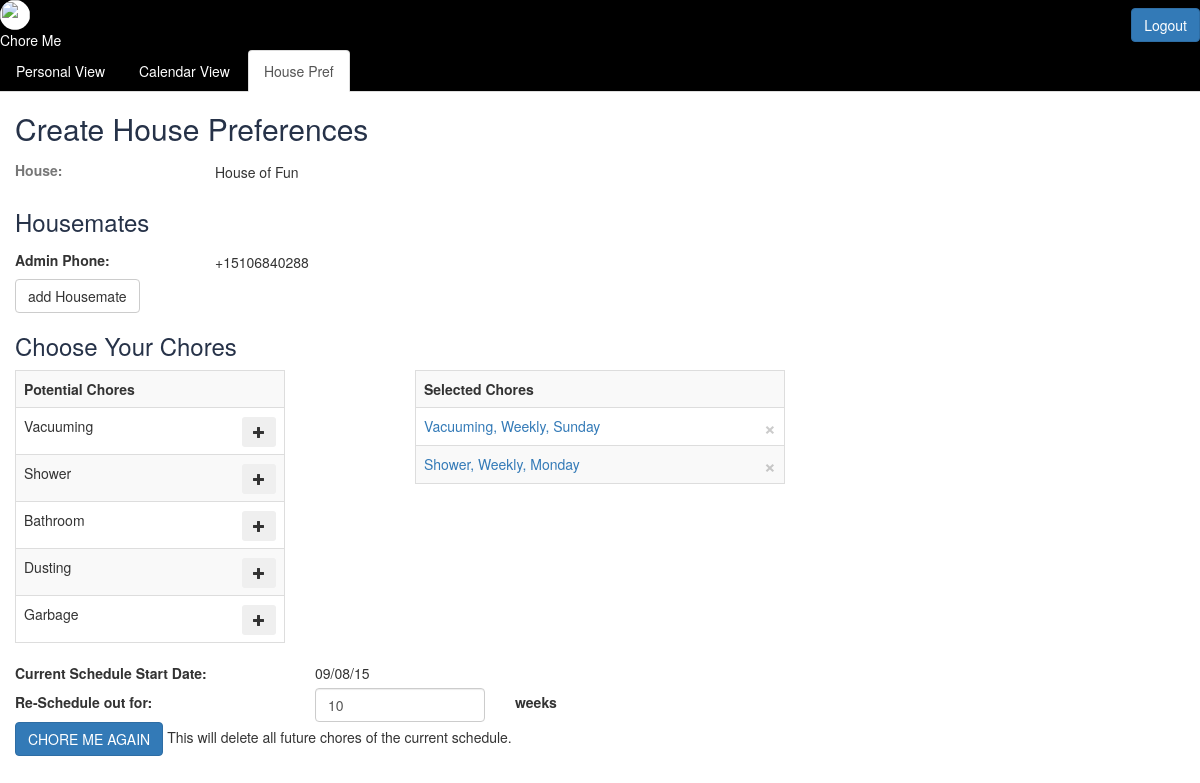
Page /create_house_pref (signed in) on the committed database.
### model.py (models this page shows, shortened)
class House(db.Model):
    __tablename__ = "house"
    id = db.Column(db.Integer, primary_key=True, autoincrement=True)
    name = db.Column(db.String(64), nullable=False, unique=True)
    start_date = db.Column(db.DateTime, nullable=False, default=datetime.now())
    num_weeks = db.Column(db.Integer, nullable=False)

class User(db.Model):
    __tablename__ = "user"
    id = db.Column(db.Integer, primary_key=True, autoincrement=True)
    house_id = db.Column(db.Integer, db.ForeignKey('house.id'), nullable=True)
    username = db.Column(db.String(64), nullable=True, unique=True)
    password = db.Column(db.String(64), nullable=True)
    phone = db.Column(db.String(12), nullable=False)
    is_admin = db.Column(db.Boolean, nullable=False, default=False)
    house = db.relationship("House",
                           backref=db.backref("users", order_by=id))

class Chore(db.Model):
    __tablename__ = "chore"
    id = db.Column(db.Integer, primary_key=True, autoincrement=True)
    name = db.Column(db.String(64), nullable=False)
    icon = db.Column(db.String(500), nullable=True)  #500 limit in case i want to do img urls and they are long

class HouseChore(db.Model):
    __tablename__ = "house_chore"
    id = db.Column(db.Integer, primary_key=True, autoincrement=True)
    house_id = db.Column(db.Integer, db.ForeignKey('house.id'), nullable=True)
    chore_id = db.Column(db.Integer, db.ForeignKey('chore.id'), nullable=False)
    day = db.Column(db.String(9), nullable=False)
    week_freq = db.Column(db.Integer, nullable=False)
    house = db.relationship("House",
                           backref=db.backref("house_chores", order_by=id))
    chore = db.relationship("Chore",
                           backref=db.backref("house_chores", order_by=id))

### server.py (the view)
@app.route("/create_house_pref", methods=['POST','GET'])
def create_house_pref():
    chore_objs = Chore.query.all()
    admin_phone = User.query.get(session['user_id']).phone
    try:
        session["house_id"]
        house_name = House.query.get(session["house_id"]).name
        admin_phone = User.query.filter(User.house_id==session['house_id'], User.is_admin==1).one().phone
        housemates_list = User.query.filter(User.house_id==session['house_id'], User.is_admin==0).all()
        housechores_list = HouseChore.query.filter(HouseChore.house_id==session['house_id']).all()
        house_start_date = House.query.get(session["house_id"]).start_date
        house_num_weeks = House.query.get(session["house_id"]).num_weeks
        return render_template('create_house_pref.html', chore_objs=chore_objs,
                                                         house_name=house_name,
                                                         admin_phone=admin_phone,
                                                         housemates_list=housemates_list,
                                                         housechores_list=housechores_list,
                                                         house_start_date=datetime.datetime.strftime(house_start_date, "%m/%d/%y"),
                                                         house_num_weeks=house_num_weeks
                                                         )
    except KeyError:
        pass
    except TypeError:
        pass
    return render_template('create_house_pref.html', chore_objs=chore_objs,
                                                     admin_phone=admin_phone)

### templates/create_house_pref.html (shortened to what this page needs)
{% extends 'base.html' %}
{% block content %}
	<form method="POST" name="house_pref_form" id="house_pref_form" class="form-signin">
		<h2 class="form-signin-heading text-muted">Create House Preferences</h2>
	    <div class="row">
	    	<div class="house-name">
		    	<label class="col-xs-2 control-label text-muted">House:</label>
		    	{% if house_name %}
			    	<p class="col-xs-6 form-control-static" name="house_name">
			    		{{ house_name }}
			    	</p>
		    	{% else %}
			    	<div class="col-xs-6">
			    		<input type="text" name="house_name" placeholder="Monkey House" value="House of Fun" required class="form-control">
			    	</div>
			    {% endif %}
			    <div class= "col-xs-4">
			    </div>
			</div>
		</div>
	    <h3 class="form-signin-heading text-muted">Housemates</h3>
	    <div class="row">
	    	<div class="admin-phone">
		    	<label class="col-xs-2 control-label">Admin Phone:</label>
		    	<p name="admin_phone" class="col-xs-6 form-control-static">{{ admin_phone }}</p>
		    </div>
		</div>
	    	<button class="btn btn-default" id="add-phone-button" name="add-phone-button">add Housemate</button>
	    <h3 class="form-signin-heading text-muted">Choose Your Chores</h3>
	    	<div class="row">
	    		<div class="col-xs-3">
					<table class="table table-striped table-bordered">
						<tr>
							<th>Potential Chores</th>
						</tr>
					    {% for chore in chore_objs %}
						    <tr id="chore-potentials">
						    	<td>
						    		<div class="chore-potentials-row">
							    		<span>{{ chore.name }}</span>
							    		<button type="button" name= "add_chore_button" class="btn btn-sm add-chore-button glyphicon glyphicon-plus">
							    		</button>
							    	</div>
						    	</td>
						    </tr>
					    {% endfor %}
					</table>
				</div>
				<div class="col-xs-1"></div>
				<div class="col-xs-4">
					<table class="table table-striped table-bordered" id="chore-selected">
						{% set lookup = {
										1: "Weekly",
										2: "Bi-Weekly",
										3: "Every 3 Weeks",
										4: "Every 4 Weeks"
										}
						%}
						<tr>
							<th>Selected Chores</th>
						</tr>
						{% if house_name %}
							{% for house_chore in housechores_list %}
							<tr>
								<td>
									<a href= "#", data-target= '#myModal', data-toggle= 'modal', id= '{{ house_chore.chore.name }}', class= "housechore">
												{{ house_chore.chore.name }}, {{ lookup[house_chore.week_freq] }}, {{ house_chore.day }}
									</a>
									<button type="button" name= "remove_chore_button" class="close" aria-label="Close"><span aria-hidden="true">&times;</span></button>
								</td>
							</tr>
							{% endfor %}
						{% endif %}
					</table>
					</div>
			</div>
			{% if house_name %}
				<div class="row">
					<label class="col-xs-3 control-label">Current Schedule Start Date: </label>
					<div class="col-xs-2">
						<span class="form-control-static">{{ house_start_date }}</span>
					</div>
				</div>
				<div class="row">
					<div class="schedule-length">
						<div class="col-xs-3">
							<label class="control-label">Re-Schedule out for:</label>
						</div>
						<div class="col-xs-2">
							<input type="number" min="1" max="52" name="num_weeks" value="{{ house_num_weeks }}"required class="form-control">
						</div>
						<div class="col-xs-3">
							<label class="control-label">weeks</label>
						</div>
					</div>
				</div>
				<input type="submit" class="btn btn-primary" name="recreate_chores" onclick="document.pressed=this.value" value="CHORE ME AGAIN">
				This will delete all future chores of the current schedule.
				<br>
			{% endif %}
	</form>
{% endblock %}

### templates/base.html (shortened to what this page needs)
<!doctype html>
<html>
<head>
  <link href="https://maxcdn.bootstrapcdn.com/bootstrap/3.3.4/css/bootstrap.min.css" rel="stylesheet">
  <link rel="stylesheet" type="text/css" href="/static/css/styles.css">
</head>
<body>
  <div class="mypage-header">
    <div class="header-contents">
    <div>
      <img id="logo" class="img-circle" src="http://cdn.flaticon.com/png/256/40629.png">
      <div>Chore Me</div>
    </div>
      {% if session['user_id'] %}
      <input id="logout-button" class="btn btn-primary pull-right" type="button" onclick="location.href='/logout';" value="Logout">
      {% endif %}
    </div>
      {% if session['user_id'] %}
        <ul class="nav nav-tabs">
          <li role="presentation" id="personal_tab">
            <a class="nav-tab-item" href="/personal_view">Personal View
            </a>
          </li>
          <li role="presentation" id="calendar_tab">
            <a class="nav-tab-item" href="/calendar_view">Calendar View
            </a>
          </li>
          <li role="presentation" id="house_pref_tab">
            <a class="nav-tab-item" href='/create_house_pref'>House Pref
            </a>
          </li>
        </ul>
      {% endif %}
  </div>
  <div class="container-fluid">
  {% block content %} put your content here {% endblock %}
</div>
</body>
</html>

### static/css/styles.css (style rules this page uses)
#logo { background-color: white; height: 30px; width: 30px; }
.mypage-header { margin: 0; background-color: black; color: white; }
.nav-tab-item { color: white; cursor: pointer; }
.header-contents { display: flex; align-items: center; justify-content: space-between; }
.chore-potentials-row { display: flex; justify-content: space-between; }
.schedule-length { display: flex; align-items: center; }
.admin-phone { display: flex; align-items: center; }
.house-name { display: flex; align-items: center; }
#house_pref_form h2 { color: #263248; }
#house_pref_form h3 { color: #263248; }

### rows in the picture
House: name "House of Fun"
User: phone "+15106840288"
Chore: name "Vacuuming"
Chore: name "Shower"
Chore: name "Bathroom"
Chore: name "Dusting"
Chore: name "Garbage"
HouseChore: chore.name "Vacuuming", week_freq "Weekly", day "Sunday"
HouseChore: chore.name "Shower", week_freq "Weekly", day "Monday"

### other values in the picture
{{ house_start_date }} "09/08/15"
